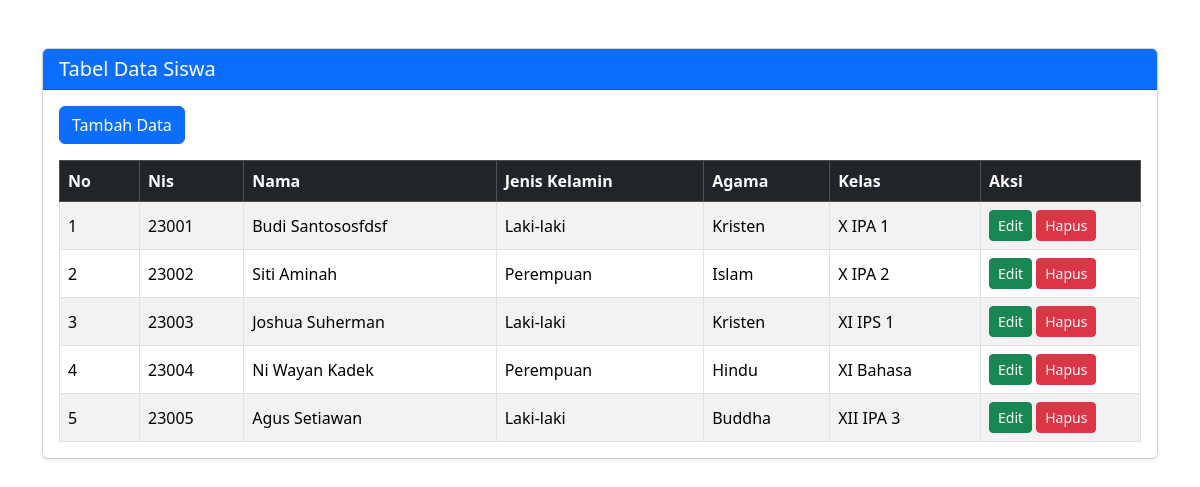
/CRUD/Index.php, run on the app's committed database.
### tables this page shows
CREATE TABLE `siswa` (
  `id` int NOT NULL,
  `nis` int NOT NULL,
  `nama_siswa` varchar(255) NOT NULL,
  `jenis_kelamin` varchar(255) NOT NULL,
  `agama` varchar(100) NOT NULL,
  `kelas` varchar(100) NOT NULL
);

### CRUD/Database.php (called while the page is built, shortened)
<?php
class Database {
  private $koneksi;
  protected $hostname = 'localhost',
            $username = 'root',
            $password = '',
            $db = 'myschool';
  public function __construct()
  {
    $this->koneksi = new mysqli($this->hostname, $this->username , $this->password, $this->db);
  }
  public function getKoneksi() {
    return $this->koneksi;
  }
}
?>

### CRUD/Proses.php (called while the page is built, shortened)
<?php
  require_once 'Database.php';
  class Proses extends Database {
    function read() {
      $query = "SELECT * FROM siswa";
      $result = $this->getKoneksi()->query($query);
      $data = [];
      while ($row = $result->fetch_assoc()){
        $data[] = $row;
      }
      return $data;
    }
  }
?>

### CRUD/Index.php (the view, shortened to what this page needs)
<?php
require_once('Proses.php');
$data = new Proses;
$index = 1;
?>
<!DOCTYPE html>
<html lang="id">
<head>
  <link href="https://cdn.jsdelivr.net/npm/bootstrap@5.3.3/dist/css/bootstrap.min.css" rel="stylesheet">
</head>
<body>
  <div class="container py-5">
    <div class="card shadow-sm">
      <div class="card-header bg-primary text-white">
        <h5 class="mb-0">Tabel Data Siswa</h5>
      </div>
      <div class="card-body">
        <a href="Input.php" class="btn btn-primary mb-3">Tambah Data</a>
        <div class="table-responsive">
          <table class="table table-bordered table-striped align-middle mb-0">
            <thead class="table-dark">
              <tr>
                <th style="width: 80px;">No</th>
                <th>Nis</th>
                <th>Nama</th>
                <th>Jenis Kelamin</th>
                <th>Agama</th>
                <th>Kelas</th>
                <th style="width: 160px;">Aksi</th>
              </tr>
            </thead>
            <tbody>
              <?php foreach ($data->read() as $siswa) : ?>
              <tr>
                <td><?php echo $index ++; ?></td>
                <td><?php echo $siswa['nis']; ?></td>
                <td><?php echo $siswa['nama_siswa']; ?></td>
                <td><?php echo $siswa['jenis_kelamin']; ?></td>
                <td><?php echo $siswa['agama']; ?></td>
                <td><?php echo $siswa['kelas']; ?></td>
                <td>
                  <a href="Edit.php?id=<?= $siswa['id']; ?>" class="btn btn-sm btn-success">Edit</a>
                  <a href="Aksi.php?hapus=<?= $siswa['id']; ?>" class="btn btn-danger btn-sm"
                    onclick="return confirm('Yakin hapus?');">Hapus</a>
                </td>
              </tr>
              <?php endforeach; ?>
            </tbody>
          </table>
        </div>
      </div>
    </div>
  </div>
</body>
</html>

### data on the page
siswa: nis "23001", nama_siswa "Budi Santososfdsf", jenis_kelamin "Laki-laki", agama "Kristen", kelas "X IPA 1"
siswa: nis "23002", nama_siswa "Siti Aminah", jenis_kelamin "Perempuan", agama "Islam", kelas "X IPA 2"
siswa: nis "23003", nama_siswa "Joshua Suherman", jenis_kelamin "Laki-laki", agama "Kristen", kelas "XI IPS 1"
siswa: nis "23004", nama_siswa "Ni Wayan Kadek", jenis_kelamin "Perempuan", agama "Hindu", kelas "XI Bahasa"
siswa: nis "23005", nama_siswa "Agus Setiawan", jenis_kelamin "Laki-laki", agama "Buddha", kelas "XII IPA 3"
